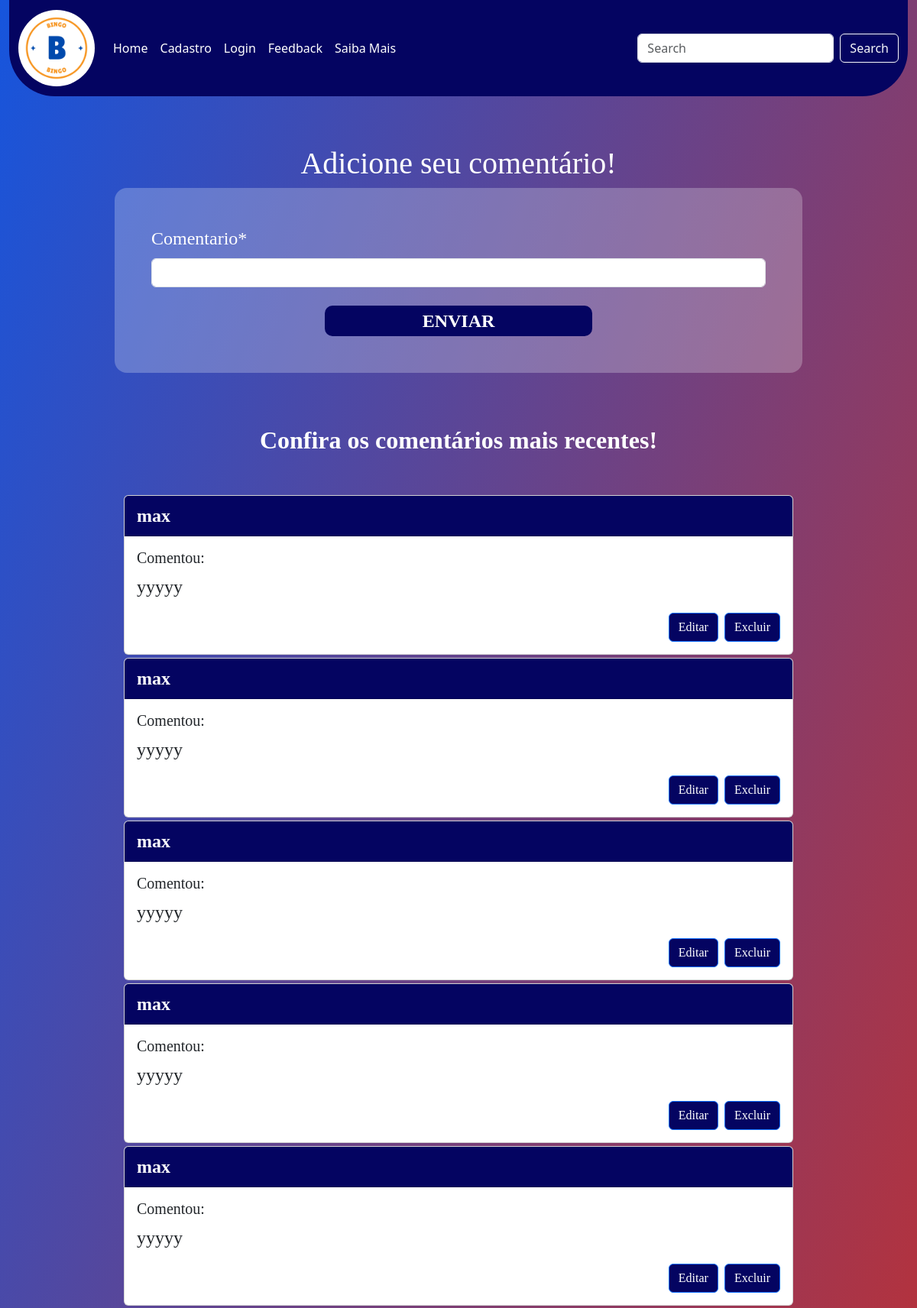
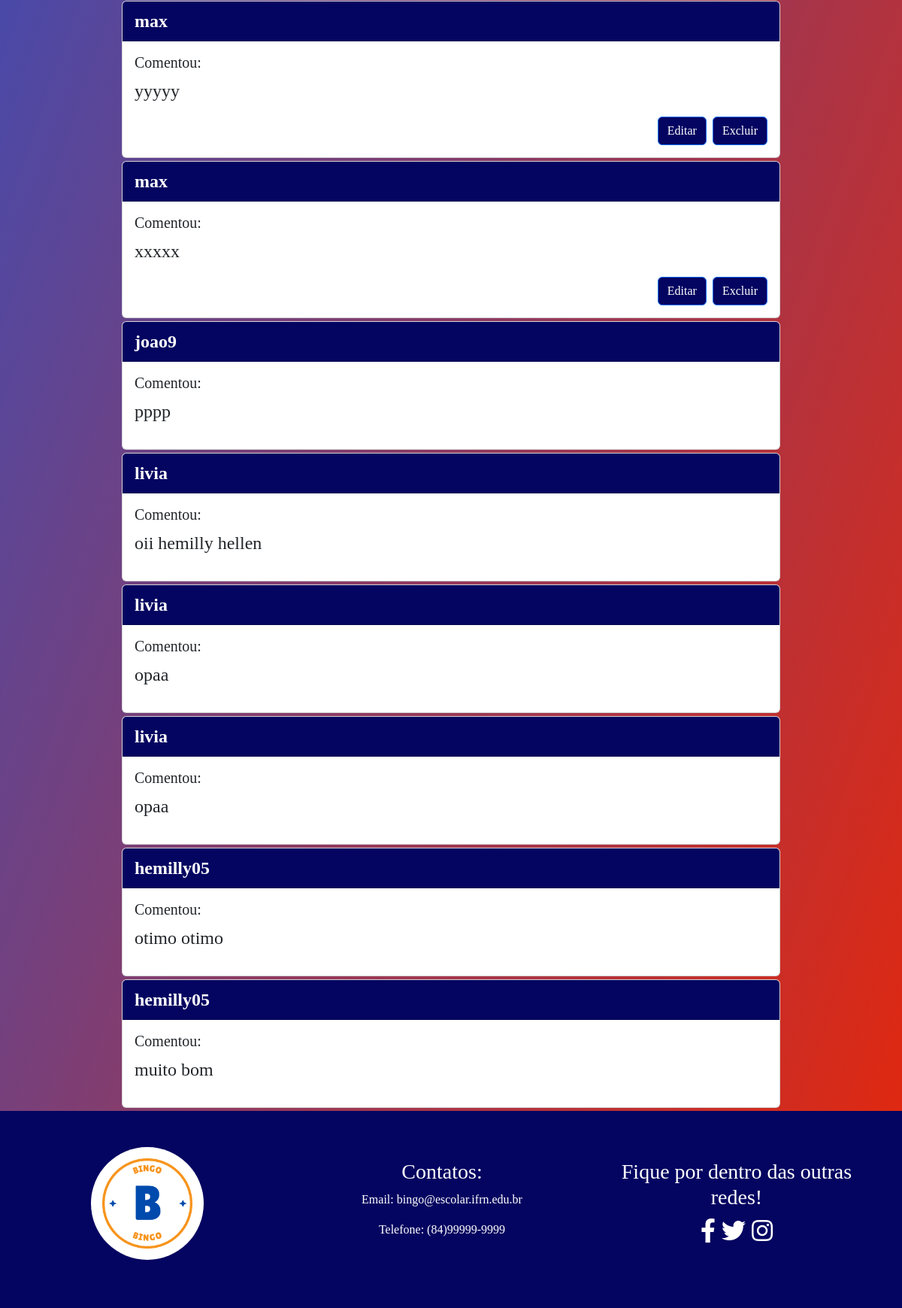
/comentario/ (signed in), run on the app's committed database (2 pictures, top to bottom).
### projeto/models.py (models this page shows)
class Comentario(models.Model):
    pessoa = models.ForeignKey(User, on_delete=models.DO_NOTHING, db_column="com_use_pessoa")
    comentario = models.TextField(max_length=6000, db_column="com_comentario")
    class Meta:
        db_table = 'tb_comentarios'

### projeto/views.py (the view)
# urls.py: path("comentario/", views.comentario, name="comentario"),
@login_required(login_url = "login")
def comentario(request):
    comentarios = Comentario.objects.all()
    if request.method == "POST":
        form = ComentarioForm(request.POST)
        if form.is_valid():
            comentario = form.save(commit=False)
            comentario.pessoa_id = request.user.id
            comentario.save()
    form = ComentarioForm()
    return render(request,"comentario.html", {"form":form,"comentarios":comentarios })

### projeto/forms.py
class ComentarioForm(forms.ModelForm):
    comentario = forms.CharField(max_length=6000, required=True)
    class Meta:
        model = Comentario
        fields = {"comentario"}

### projeto/templates/comentario.html (shortened to what this page needs)
{%extends 'base_generic.html'%}
{% load static %}
{% load crispy_forms_tags %}
{%block content%}
<section class=" pt-5 h-50" id="section1">
    <div class="container-fluid w-100 text-white mt-3" style="font-family:'Big caslon', serif">
        <div class="row d-flex justify-content-center align-content-center">
            <div class="col-12 d-flex justify-content-center align-content-center">
                <h1>Adicione seu comentário!</h1>
            </div>
        </div>
        <div class="row d-flex justify-content-center align-items-center">
            <div class="col-9 bg-light bg-opacity-25 p-5 rounded-4 fs-4">
                <form action="" method="post">
                    {{form|crispy}}
                <div class="d-flex justify-content-center align-items-center pt-2">
                    <button type="submit"
                        style="width: 350px; border-style: none; border-radius: 10px; height: 40px; color:white;background-color:rgb(4, 4, 97); font-weight: 700;">ENVIAR</button>
                </div>
            </form>
            </div>
        </div>
    </div>
</section>
<section class="pt-5 h-75">
    <div class="container-fluid w-100 text-white h-auto pt-3" style="font-family:'Big caslon', serif">
        <div class="row d-flex justify-content-center align-items-center">
            <div class="col-12 mb-5 d-flex align-content-center justify-content-center ">
                <div class="fw-bold fs-2">
                    Confira os comentários mais recentes!
                </div>
            </div>
            {%for comentario in comentarios%}
            <div class="col-9 fs-4">
                <div class="card mb-1">
                    <div class="card-header text-white fw-bold" style="background-color:rgb(4, 4, 97)">
                        {{comentario.pessoa.username}}
                    </div>
                    <div class="card-body">
                        <h5 class="card-title">Comentou:</h5>
                        <p class="card-text">  {{comentario.comentario}}</p>
                        <div class="d-grid gap-2 d-md-flex justify-content-md-end">
                            {% if comentario.pessoa.id == user.id %}
                            <a href="/editar_comentario/{{comentario.id}}" class="btn btn-primary" style="background-color:rgb(4, 4, 97)" onclick="return confirm('Tem certeza que deseja editar?');">
                                Editar</a>
                            <a href="/excluir_comentario/{{comentario.id}}" class="btn btn-primary" style="background-color:rgb(4, 4, 97)" onclick="return confirm('Tem certeza que deseja editar?');">
                                Excluir</a>
                            {% endif %}
                        </div>
                    </div>
                </div>
            </div>
            {%endfor%}
        </div>
    </div>
</section>
{%endblock%}

### projeto/templates/base_generic.html (shortened to what this page needs)
{% load static %}
<!DOCTYPE html>
<html>
<head>
    <link rel="stylesheet" href="https://cdnjs.cloudflare.com/ajax/libs/font-awesome/5.15.3/css/all.min.css">
    <link href="https://cdn.jsdelivr.net/npm/bootstrap@5.3.1/dist/css/bootstrap.min.css" rel="stylesheet">
</head>
<body style="background: linear-gradient(to bottom right, #1655dd, #e72709);">
    <div class="container-fluid">
        <nav class="navbar  navbar-expand-lg h-auto   w-100" style= "background-color: rgb(4, 4, 97); border-bottom-right-radius: 60px 60px;border-bottom-left-radius: 60px 60px; border-style: none;">
            <div class="container-fluid w-100 ">
                    <a class="navbar-brand" href="#"> <img src="{% static 'images/Logo.png' %}" width="100px"  class="rounded-circle"></a>
                    <div class="collapse navbar-collapse  text-white" id="navbarTogglerDemo03">
                        <ul class="navbar-nav me-auto mb-2 mb-lg-0">
                            <li class="nav-item">
                                <a class="nav-link text-white" href="/">Home</a>
                            </li>
                            <li class="nav-item">
                                <a class="nav-link text-white" href="/cadastro">Cadastro</a>
                            </li>
                            <li class="nav-item">
                                <a class="nav-link text-white" href="/contas/login">Login</a>
                            </li>
                            <li class="nav-item">
                                <a class="nav-link text-white" href="/comentario">Feedback</a>
                             </li>
                            <li class="nav-item">
                                <a class="nav-link text-white" href="/saibamais">Saiba Mais</a>
                            </li>
                        </ul>
                        <form class="d-flex py-3" role="search">
                            <input class="form-control me-2" type="search" placeholder="Search" aria-label="Search">
                            <button class="btn btn-outline-light" type="submit">Search</button>
                        </form>
                </div>
            </div>
         </nav>
    </div>
       {%block content%}
       {%endblock%}
       <footer class="container-fluid text-white" style="background-color: rgb(4, 4, 97); font-family:'Big caslon', serif">
        <div class="row pt-5 pb-5 w-100">
                <div class="col-lg-4 col-sm-12 col-xs-12 pb-2 text-center">
                    <img src="{% static 'images/Logo.png' %}" width="150px" class="rounded-circle">
                </div>
                <section class="col-lg-4 col-sm-12 col-xs-12 mb-3 pt-3 text-center">
                    <h3 >Contatos:</h5>
                    <ul class= "list-unstyled">
                        <li>
                            <p>Email: bingo@escolar.ifrn.edu.br </p>
                        </li>
                        <li>
                            <p >Telefone: (84)99999-9999</a>
                        </li>
                    </ul>
                </section>
                <section class="col-lg-4 col-sm-12 col-xs-12 mb-3 pt-3 text-center">
                    <h3 >Fique por dentro das outras redes!</h3>
                    <ul class="d-flex justify-content-center list-unstyled ">
                        <li class="m-1">
                            <a href="#">
                                <i class="fab fa-facebook-f fa-2x text-white"></i>
                            </a>
                        </li>
                        <li class="m-1 ">
                            <a href="#">
                                <i class="fab fa-twitter fa-2x text-white"></i>
                            </a>
                        </li>
                        <li class="m-1 ">
                            <a href="#">
                                <i class="fab fa-instagram fa-2x text-white"></i>
                            </a>
                        </li>
                    </ul>
                </section>
        </div>
    </footer>
</body>
</html>

### data on the page
Comentario: pessoa.username "max", comentario "yyyyy"
Comentario: pessoa.username "max", comentario "yyyyy"
Comentario: pessoa.username "max", comentario "yyyyy"
Comentario: pessoa.username "max", comentario "yyyyy"
Comentario: pessoa.username "max", comentario "yyyyy"
Comentario: pessoa.username "max", comentario "yyyyy"
Comentario: pessoa.username "max", comentario "xxxxx"
Comentario: pessoa.username "joao9", comentario "pppp"
Comentario: pessoa.username "livia", comentario "oii hemilly hellen"
Comentario: pessoa.username "livia", comentario "opaa"
Comentario: pessoa.username "livia", comentario "opaa"
Comentario: pessoa.username "hemilly05", comentario "otimo otimo"
Comentario: pessoa.username "hemilly05", comentario "muito bom"
